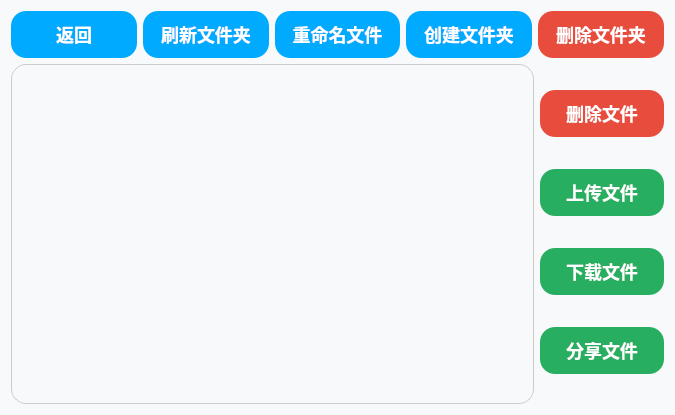
<?xml version="1.0" encoding="UTF-8"?>
<ui version="4.0">
 <class>Document</class>
 <widget class="QWidget" name="Document">
  <property name="geometry">
   <rect>
    <x>0</x>
    <y>0</y>
    <width>675</width>
    <height>415</height>
   </rect>
  </property>
  <property name="windowTitle">
   <string>Form</string>
  </property>
  <property name="styleSheet">
   <string notr="true">/* Document组件样式 */

/* 文档列表样式 */
QListWidget {
    border: 1px solid #cccccc;
    border-radius: 15px;
    background-color: #ffffff;
    font-size: 14px;
    outline: none;
    padding: 8px;
}

QListWidget::item {
    padding: 12px 15px;
    border-bottom: 1px solid #f0f0f0;
    outline: none;
    border: none;
    color: #333333;
}

QListWidget::item:selected {
    background-color: #3498db;
    color: white;
    outline: none;
    border: none;
    border-radius: 4px;
}

QListWidget::item:hover {
    background-color: #9dbbfd;
    color: #2980b9;
    outline: none;
    border: none;
    border-radius: 4px;
}

QListWidget::item:focus {
    outline: none;
    border: none;
}

/* 左边按钮样式 */
QPushButton#back_pb,
#createdir_pb,
#rename_pb,
#flushFile_pb{
    background-color: #00aaff;
    color: white;
    border: none;
    border-radius: 15px;
    font-size: 18px;
    font-weight: bold;
    padding: 6px;
    min-width: 100px;
    min-height: 35px;
    font-family: 'Microsoft YaHei', Arial, sans-serif;
}

QPushButton#back_pb:hover,
#createdir_pb:hover,
#rename_pb:hover,
#flushFile_pb:hover {
    background-color: #55aaff;
}

QPushButton#back_pb:pressed,
#createdir_pb:pressed,
#rename_pb:pressed,
#flushFile_pb:pressed {
    background-color: #55aaff;
}

QPushButton#back_pb:focus,
#createdir_pb:focus,
#rename_pb:focus,
#flushFile_pb:focus {
    outline: none;
    border: 2px solid #f39c12;
}

/* 删除按钮样式 */
QPushButton#deldir_pb,
QPushButton#delFile_pb {
    background-color: #e74c3c;
    color: white;
    border: none;
    border-radius: 15px;
    font-size: 18px;
    font-weight: bold;
    padding: 6px 12px;
    min-width: 100px;
    min-height: 35px;
    font-family: 'Microsoft YaHei', Arial, sans-serif;
}

QPushButton#deldir_pb:hover,
QPushButton#delFile_pb:hover {
    background-color: #e73528;
}

QPushButton#deldir_pb:pressed,
QPushButton#delFile_pb:pressed {
    background-color: #e73528;
}

QPushButton#deldir_pb:focus,
QPushButton#delFile_pb:focus {
    outline: none;
    border: 2px solid #00ff7f;
}

/* 右边按钮样式 */
QPushButton#upload_pb,
#download_pb,
#shareFile_pb {
    background-color: #27ae60;
    color: white;
    border: none;
    border-radius: 15px;
    font-size: 18px;
    font-weight: bold;
    padding: 6px 12px;
    min-width: 100px;
    min-height: 35px;
    font-family: 'Microsoft YaHei', Arial, sans-serif;
}

QPushButton#upload_pb:hover,
#upload_pb:hover,
#download_pb:hover,
#shareFile_pb:hover {
    background-color: #229954;
}

QPushButton#upload_pb:pressed,
#upload_pb:pressed,
#download_pb:pressed,
#shareFile_pb:pressed {
    background-color: #1e8449;
}

QPushButton#upload_pb:focus,
#upload_pb:focus,
#download_pb:focus,
#shareFile_pb:focus {
    outline: none;
    border: 2px solid #58d68d;
}

/* 整体Widget样式 */
QWidget {
    background-color: #f8f9fa;
    font-family: 'Microsoft YaHei', Arial, sans-serif;
}</string>
  </property>
  <layout class="QVBoxLayout" name="verticalLayout">
   <item>
    <layout class="QHBoxLayout" name="horizontalLayout">
     <item>
      <widget class="QPushButton" name="back_pb">
       <property name="font">
        <font>
         <family>Microsoft YaHei</family>
         <pointsize>-1</pointsize>
         <bold>true</bold>
        </font>
       </property>
       <property name="text">
        <string>返回</string>
       </property>
      </widget>
     </item>
     <item>
      <widget class="QPushButton" name="flushFile_pb">
       <property name="font">
        <font>
         <family>Microsoft YaHei</family>
         <pointsize>-1</pointsize>
         <bold>true</bold>
        </font>
       </property>
       <property name="text">
        <string>刷新文件夹</string>
       </property>
      </widget>
     </item>
     <item>
      <widget class="QPushButton" name="rename_pb">
       <property name="font">
        <font>
         <family>Microsoft YaHei</family>
         <pointsize>-1</pointsize>
         <bold>true</bold>
        </font>
       </property>
       <property name="text">
        <string>重命名文件</string>
       </property>
      </widget>
     </item>
     <item>
      <widget class="QPushButton" name="createdir_pb">
       <property name="font">
        <font>
         <family>Microsoft YaHei</family>
         <pointsize>-1</pointsize>
         <bold>true</bold>
        </font>
       </property>
       <property name="text">
        <string>创建文件夹</string>
       </property>
      </widget>
     </item>
     <item>
      <widget class="QPushButton" name="deldir_pb">
       <property name="font">
        <font>
         <family>Microsoft YaHei</family>
         <pointsize>-1</pointsize>
         <bold>true</bold>
        </font>
       </property>
       <property name="text">
        <string>删除文件夹</string>
       </property>
      </widget>
     </item>
    </layout>
   </item>
   <item>
    <layout class="QHBoxLayout" name="horizontalLayout_2">
     <item>
      <widget class="QListWidget" name="document_lw"/>
     </item>
     <item>
      <layout class="QVBoxLayout" name="verticalLayout_2">
       <item>
        <widget class="QPushButton" name="delFile_pb">
         <property name="font">
          <font>
           <family>Microsoft YaHei</family>
           <pointsize>-1</pointsize>
           <bold>true</bold>
          </font>
         </property>
         <property name="text">
          <string>删除文件</string>
         </property>
        </widget>
       </item>
       <item>
        <widget class="QPushButton" name="upload_pb">
         <property name="font">
          <font>
           <family>Microsoft YaHei</family>
           <pointsize>-1</pointsize>
           <bold>true</bold>
          </font>
         </property>
         <property name="text">
          <string>上传文件</string>
         </property>
        </widget>
       </item>
       <item>
        <widget class="QPushButton" name="download_pb">
         <property name="font">
          <font>
           <family>Microsoft YaHei</family>
           <pointsize>-1</pointsize>
           <bold>true</bold>
          </font>
         </property>
         <property name="text">
          <string>下载文件</string>
         </property>
        </widget>
       </item>
       <item>
        <widget class="QPushButton" name="shareFile_pb">
         <property name="font">
          <font>
           <family>Microsoft YaHei</family>
           <pointsize>-1</pointsize>
           <bold>true</bold>
          </font>
         </property>
         <property name="text">
          <string>分享文件</string>
         </property>
        </widget>
       </item>
      </layout>
     </item>
    </layout>
   </item>
  </layout>
 </widget>
 <resources/>
 <connections/>
</ui>
